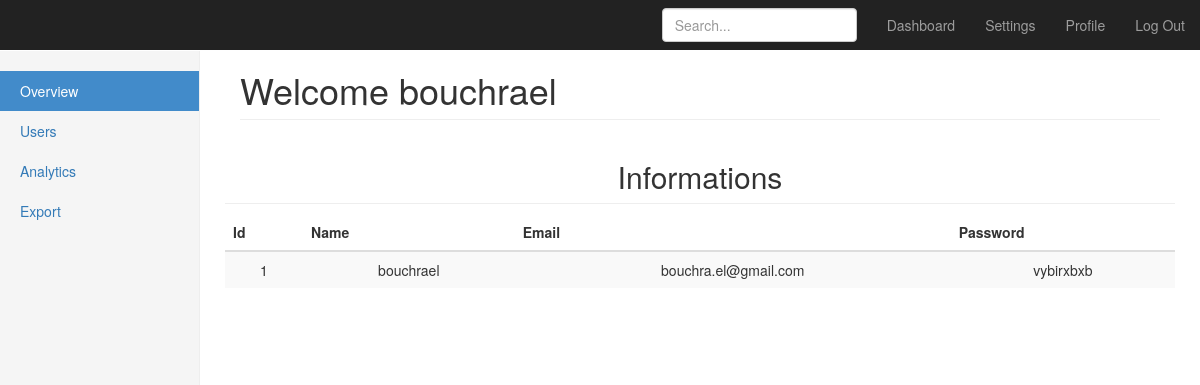
Before: /profile with the older database file.
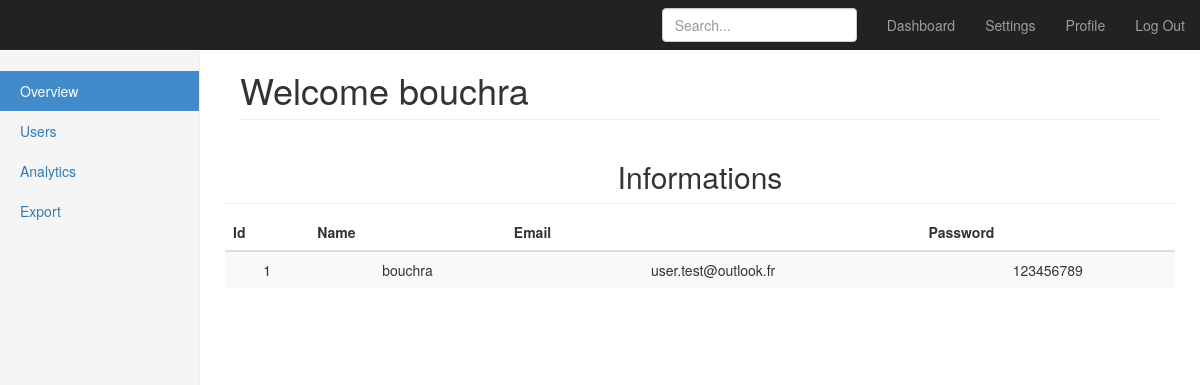
After: the same page with the newer database file.
### app.py (models this page shows)
class User(db.Model):
    id = db.Column(db.Integer, primary_key=True)
    username = db.Column(db.String(15), unique=True)
    email = db.Column(db.String(50), unique=True)
    password =db.Column(db.String(80))

### app.py (the view)
@app.route('/profile')
def profile():
    user = User.query.first()
    return render_template('profile.html',user=user)

### templates/profile.html (shortened to what this page needs)
{% extends "bootstrap/base.html" %}
{% block styles %}
{{super()}}
<link rel="stylesheet" href="{{url_for('.static', filename='dashboard.css')}}">
{% endblock %}
{% block content %}
    <nav class="navbar navbar-inverse navbar-fixed-top">
      <div class="container-fluid">
        <div class="navbar-header">
          <a class="navbar-brand" href="#"></a>
        </div>
        <div id="navbar" class="navbar-collapse collapse">
          <ul class="nav navbar-nav navbar-right">
            <li><a href="{{ url_for('dashboard') }}">Dashboard</a></li>
            <li><a href="{{ url_for('update') }}">Settings</a></li>
            <li><a href="{{ url_for('profile') }}">Profile</a></li>
            <li><a href="{{ url_for('index') }}">Log Out</a></li>
          </ul>
          <form class="navbar-form navbar-right">
            <input type="text" class="form-control" placeholder="Search...">
          </form>
        </div>
      </div>
    </nav>
    <div class="container-fluid">
      <div class="row">
        <div class="col-sm-3 col-md-2 sidebar">
          <ul class="nav nav-sidebar">
            <li class="active"><a href="#">Overview <span class="sr-only">(current)</span></a></li>
            <li><a href="{{ url_for('show_all') }}">Users</a></li>
            <li><a href="#">Analytics</a></li>
            <li><a href="#">Export</a></li>
          </ul>
        </div>
        <div class="col-sm-9 col-sm-offset-3 col-md-10 col-md-offset-2 main">
          <h1 class="page-header">Welcome {{user.username}} </h1>
          <div class="row placeholders">
          <h2 class="sub-header"> Informations  </h2>
          <div class="table-responsive">
            <table class="table table-striped">
              <thead>
                <tr>
                  <th>Id</th>
                  <th>Name</th>
                  <th>Email</th>
                  <th>Password</th>
                </tr>
              </thead>
              <tbody>
                <tr>
                  <td>{{user.id}}</td>
                  <td>{{user.username}}</td>
                  <td>{{user.email}}</td>
                  <td>{{user.password}}</td>
                </tr>
              </tbody>
            </table>
          </div>
        </div>
      </div>
    </div>
{% endblock %}

Changed rows visible on the page:
changed User id 1: username "bouchrael" → "bouchra"; email "bouchra.el@gmail.com" → "user.test@outlook.fr"; password "vybirxbxb" → "123456789"
